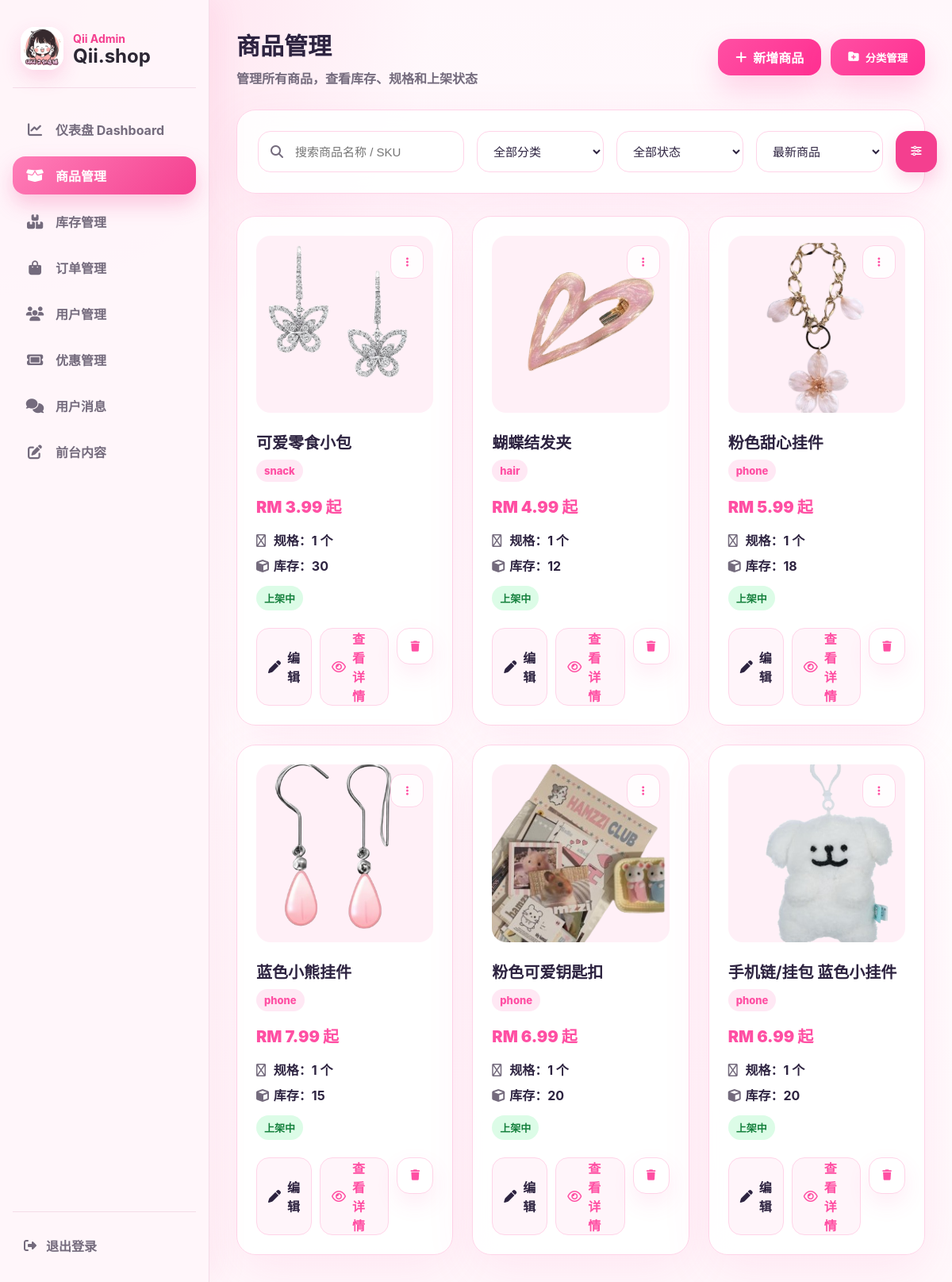
Screenshot of /a9sd8f7sd9f_admin/product.php (signed in) with the database file from the repository.
### tables this page shows
CREATE TABLE IF NOT EXISTS products (
  id INT AUTO_INCREMENT PRIMARY KEY,
  sku VARCHAR(100) NULL,
  name VARCHAR(255) NOT NULL,
  price DECIMAL(10,2) NOT NULL DEFAULT 0.00,
  stock INT NOT NULL DEFAULT 0,
  warning_level INT NOT NULL DEFAULT 5,
  category VARCHAR(80) NOT NULL DEFAULT 'phone',
  image_url VARCHAR(255) NULL,
  has_variant TINYINT(1) NOT NULL DEFAULT 0,
  sort_order INT NOT NULL DEFAULT 0,
  created_at DATETIME NOT NULL DEFAULT CURRENT_TIMESTAMP,
  updated_at DATETIME NULL DEFAULT NULL ON UPDATE CURRENT_TIMESTAMP,
  KEY idx_products_category (category),
  KEY idx_products_sku (sku)
);

### app/categories.php (called while the page is built, shortened)
<?php
function qii_default_categories(): array
{
    return [
        'phone' => ['手机配件', '📱'],
        'hair' => ['发夹发饰', '🎀'],
        'snack' => ['零食', '🍬'],
        'creative' => ['文创', '💗'],
        'case' => ['手机壳', '📱'],
        'nail' => ['穿戴甲', '💅'],
        'scent' => ['香片', '🌸'],
        'doll' => ['娃娃', '🧸'],
        'stationery' => ['文具', '✏️'],
    ];
}
function qii_ensure_categories(PDO $pdo): void
{
    $pdo->exec("
        CREATE TABLE IF NOT EXISTS product_categories (
            id INT AUTO_INCREMENT PRIMARY KEY,
            category_key VARCHAR(80) NOT NULL UNIQUE,
            name VARCHAR(120) NOT NULL,
            emoji VARCHAR(20) NOT NULL DEFAULT '',
            sort_order INT NOT NULL DEFAULT 0,
            status VARCHAR(30) NOT NULL DEFAULT 'active',
            created_at DATETIME NOT NULL DEFAULT CURRENT_TIMESTAMP
        ) ENGINE=InnoDB DEFAULT CHARSET=utf8mb4 COLLATE=utf8mb4_unicode_ci
    ");
    $stmt = $pdo->prepare("INSERT IGNORE INTO product_categories (category_key, name, emoji, sort_order) VALUES (?, ?, ?, ?)");
    $order = 1;
    foreach (qii_default_categories() as $key => [$name, $emoji]) {
        $stmt->execute([$key, $name, $emoji, $order++]);
    }
    $restoreIcon = $pdo->prepare("
        UPDATE product_categories
        SET emoji = ?
        WHERE category_key = ? AND emoji = ''
    ");
    foreach (qii_default_categories() as $key => [$name, $emoji]) {
        $restoreIcon->execute([$emoji, $key]);
    }
}
function qii_categories(PDO $pdo, bool $activeOnly = true): array
{
    qii_ensure_categories($pdo);
    $sql = "SELECT * FROM product_categories" . ($activeOnly ? " WHERE status = 'active'" : "") . " ORDER BY sort_order, id";
    $rows = $pdo->query($sql)->fetchAll(PDO::FETCH_ASSOC);
    $result = [];
    return $result;
}

### a9sd8f7sd9f_admin/product.php (the view, shortened to what this page needs)
<?php
require_once __DIR__ . '/config.php';
require_once __DIR__ . '/../app/categories.php';
$categoryRows = qii_categories($pdo, false);
$categories = array_map(fn($row) => $row['name'], $categoryRows);
function product_img(?string $path): string {
    $path = trim((string)$path);
    return '../' . ltrim($path, '/');
}
$search = trim($_GET['search'] ?? '');
$sort = $_GET['sort'] ?? 'newest';
$params = [];
$orderSql = match ($sort) {
    'price_asc' => 'min_price ASC, p.id DESC',
    'price_desc' => 'min_price DESC, p.id DESC',
    'stock_asc' => 'total_stock ASC, p.id DESC',
    'stock_desc' => 'total_stock DESC, p.id DESC',
    default => 'p.id DESC',
};
$sql = "
    SELECT
        p.*,
        COUNT(v.id) AS variant_count,
        COALESCE(SUM(v.stock), p.stock) AS total_stock,
        COALESCE(MIN(v.price), p.price) AS min_price
    FROM products p
    LEFT JOIN product_groups g ON g.product_id = p.id
    LEFT JOIN product_variants v ON v.group_id = g.id
";
$sql .= " GROUP BY p.id ORDER BY {$orderSql}";
$stmt = $pdo->prepare($sql);
$stmt->execute($params);
$products = $stmt->fetchAll(PDO::FETCH_ASSOC);
?>
<!DOCTYPE html>
<html lang="zh-CN">
<head>
    <link rel="stylesheet" href="https://cdnjs.cloudflare.com/ajax/libs/font-awesome/6.5.0/css/all.min.css">
    <link rel="stylesheet" href="css/product_admin.css?v=20260605">
</head>
<body>
<?php include 'includes/admin_header.php'; ?>
<main class="main product-admin-page">
    <header class="product-topbar">
        <div>
            <h1>商品管理</h1>
            <p>管理所有商品，查看库存、规格和上架状态</p>
        </div>
        <div class="product-topbar-actions">
            <a href="product_editor.php" class="primary-action">
                <i class="fa-solid fa-plus"></i>
                新增商品
            </a>
            <button type="button" class="primary-action category-action" onclick="document.getElementById('categoryManager').showModal()">
                <i class="fa-solid fa-folder-plus"></i>
                分类管理
            </button>
        </div>
    </header>
    <form class="product-filters glass-card" method="get">
        <label class="search-field">
            <i class="fa-solid fa-magnifying-glass"></i>
            <input
                type="search"
                name="search"
                value="<?= htmlspecialchars($search) ?>"
                placeholder="搜索商品名称 / SKU"
            >
        </label>
        <select name="cat">
            <option value="">全部分类</option>
        </select>
        <select name="status">
            <option value="">全部状态</option>
        </select>
        <select name="sort">
            <option value="newest" <?= $sort === 'newest' ? 'selected' : '' ?>>最新商品</option>
        </select>
        <button class="filter-button" type="submit" title="筛选">
            <i class="fa-solid fa-sliders"></i>
        </button>
    </form>
    <section class="product-grid" aria-label="商品列表">
        <?php foreach ($products as $p): ?>
            <?php
                $variantCount = (int)($p['variant_count'] ?? 0);
                $totalStock = (int)($p['total_stock'] ?? 0);
                $minPrice = (float)($p['min_price'] ?? 0);
                $isActive = ($p['status'] ?? 'active') === 'active';
                $productName = $p['name'] ?? '';
                $productCategory = $p['category'] ?? '';
            ?>
            <article class="product-card glass-card">
                <div class="product-image-wrap">
                    <img
                        src="<?= htmlspecialchars(product_img($p['image_url'] ?? '')) ?>"
                        alt="<?= htmlspecialchars($productName) ?>"
                    >
                    <button class="more-button" type="button" aria-label="更多">
                        <i class="fa-solid fa-ellipsis-vertical"></i>
                    </button>
                </div>
                <div class="product-card-body">
                    <h2><?= htmlspecialchars($productName) ?></h2>
                    <span class="category-badge">
                        <?= htmlspecialchars($categories[$productCategory] ?? $productCategory) ?>
                    </span>
                    <p class="product-price">
                        RM <?= number_format($minPrice, 2) ?> 起
                    </p>
                    <div class="product-meta">
                        <span>
                            <i class="fa-regular fa-tags"></i>
                            规格：<?= $variantCount ?: 1 ?> 个
                        </span>
                        <span>
                            <i class="fa-solid fa-cube"></i>
                            库存：<?= $totalStock ?>
                        </span>
                    </div>
                    <span class="status-badge <?= $isActive ? 'active' : 'inactive' ?>">
                        <?= $isActive ? '上架中' : '已下架' ?>
                    </span>
                </div>
                <footer class="product-actions">
                    <a href="product_editor.php?id=<?= (int)$p['id'] ?>" class="soft-button">
                        <i class="fa-solid fa-pen"></i>
                        编辑
                    </a>
                    <a href="product_editor.php?id=<?= (int)$p['id'] ?>" class="soft-button detail">
                        <i class="fa-regular fa-eye"></i>
                        查看详情
                    </a>
                    <form method="post" onsubmit="return confirm('确定删除这个商品吗？');">
                        <button type="submit" class="icon-button danger" title="删除">
                            <i class="fa-solid fa-trash"></i>
                        </button>
                    </form>
                </footer>
            </article>
        <?php endforeach; ?>
    </section>
</main>
</body>
</html>

### a9sd8f7sd9f_admin/includes/admin_header.php (shortened to what this page needs)
<?php
$current_page = basename($_SERVER['PHP_SELF']);
$menu_items = [
    ['file' => 'dashboard.php', 'icon' => 'fa-chart-line', 'label' => '仪表盘 Dashboard'],
    ['file' => 'product.php', 'icon' => 'fa-box-open', 'label' => '商品管理'],
    ['file' => 'inventory.php', 'icon' => 'fa-boxes-stacked', 'label' => '库存管理'],
    ['file' => 'order.php', 'icon' => 'fa-bag-shopping', 'label' => '订单管理'],
    ['file' => 'customers.php', 'icon' => 'fa-users', 'label' => '用户管理'],
    ['file' => 'discount_center.php', 'icon' => 'fa-ticket', 'label' => '优惠管理'],
    ['file' => 'reply.php', 'icon' => 'fa-comments', 'label' => '用户消息'],
];
?>
<link rel="stylesheet" href="includes/admin_layout.css?v=20260604c">
<header class="admin-shell">
  <aside class="admin-sidebar">
    <div class="brand-panel">
      <img src="../images/logo.png" alt="Qii.shop Logo" class="brand-logo">
      <div>
        <p class="brand-kicker">Qii Admin</p>
        <h2>Qii.shop</h2>
      </div>
    </div>
    <nav class="menu" aria-label="后台导航">
      <?php foreach ($menu_items as $item): ?>
        <a href="<?= htmlspecialchars($item['file']) ?>" class="<?= $current_page === $item['file'] ? 'active' : '' ?>">
          <span class="menu-icon"><i class="fa-solid <?= htmlspecialchars($item['icon']) ?>"></i></span>
          <span><?= htmlspecialchars($item['label']) ?></span>
        </a>
      <?php endforeach; ?>
      <a href="hero_content.php" class="<?= $current_page === 'hero_content.php' ? 'active' : '' ?>">
        <span class="menu-icon"><i class="fa-solid fa-pen-to-square"></i></span>
        <span>前台内容</span>
      </a>
    </nav>
    <div class="logout">
      <a href="logout.php"><i class="fa-solid fa-right-from-bracket"></i><span>退出登录</span></a>
    </div>
  </aside>
</header>

### a9sd8f7sd9f_admin/css/product_admin.css (style rules this page uses)
:root { --primary: #ff4fa3; --primary2: #ff77c1; --bg: #fff7fb; --card: rgba(255,255,255,.88); --border: #ffd4e8; --text: #2d2340; --muted: #8f88a3; }
.product-admin-page, .product-editor-page { color: var(--text); }
.glass-card, .editor-card, .preview-card, .tip-card { background: var(--card); border: 1px solid var(--border); border-radius: 24px; box-shadow: 0 20px 60px rgba(255, 79, 163, .10); backdrop-filter: blur(18px); }
.product-topbar, .editor-topbar { display: grid; grid-template-columns: 1fr auto auto; gap: 16px; align-items: center; margin-bottom: 28px; }
.product-topbar h1, .editor-topbar h1 { margin: 0; font-size: 30px; }
.product-topbar p, .editor-topbar p { margin: 8px 0 0; color: var(--muted); font-weight: 700; }
.mobile-drawer-btn, .back-link, .notify-btn, .primary-action, .filter-button, .soft-button, .icon-button, .outline-action, .save-action, .draft-action, .cancel-action { min-height: 46px; border-radius: 16px; text-decoration: none; display: inline-flex; align-items: center; justify-content: center; gap: 8px; font-weight: 800; }
.notify-btn, .back-link, .icon-button { width: 46px; background: #fff; color: var(--primary); border: 1px solid var(--border); box-shadow: 0 12px 28px rgba(255, 79, 163, .10); position: relative; }
.primary-action, .save-action { padding: 0 22px; background: linear-gradient(135deg, var(--primary), #ff2f91); color: #fff; box-shadow: 0 16px 36px rgba(255, 79, 163, .24); }
.product-filters { display: grid; grid-template-columns: minmax(260px, 1.5fr) repeat(3, minmax(160px, 1fr)) auto; gap: 16px; padding: 26px; margin-bottom: 28px; }
.search-field { position: relative; }
.search-field i { position: absolute; left: 16px; top: 50%; transform: translateY(-50%); color: var(--muted); }
.product-filters input, .product-filters select, .field input, .field select, .variant-row input { width: 100%; min-height: 52px; padding: 0 16px; border: 1px solid var(--border); border-radius: 16px; background: rgba(255,255,255,.82); color: var(--text); font-size: 15px; outline: none; }
.search-field input { padding-left: 46px; }
.filter-button { width: 52px; }
.product-grid { display: grid; grid-template-columns: repeat(4, minmax(0, 1fr)); gap: 24px; }
.product-card { padding: 24px; transition: transform .22s ease, box-shadow .22s ease; }
.product-image-wrap { position: relative; }
.product-image-wrap img { width: 100%; aspect-ratio: 1 / 1; object-fit: cover; border-radius: 18px; background: #fff0f7; }
.more-button { position: absolute; top: 12px; right: 12px; width: 42px; height: 42px; background: rgba(255,255,255,.9); color: var(--primary); border: 1px solid var(--border); box-shadow: none; }
.product-card h2 { margin: 18px 0 8px; font-size: 20px; }
.category-badge, .status-badge, .shop-preview-body span { display: inline-flex; width: fit-content; padding: 6px 10px; border-radius: 999px; background: #ffe8f4; color: var(--primary); font-weight: 800; font-size: 13px; }
.product-price { margin: 16px 0; color: var(--primary); font-size: 20px; font-weight: 900; }
.product-meta { display: grid; gap: 8px; color: var(--text); font-weight: 700; }
.product-meta i { color: var(--muted); width: 18px; }
.status-badge { margin-top: 14px; background: #dcfce7; color: #15803d; }
.product-actions { display: grid; grid-template-columns: 1fr 1.25fr auto; gap: 10px; margin-top: 22px; }
.soft-button { padding: 0 14px; background: #fff5fa; color: var(--text); border: 1px solid var(--border); }
.soft-button.detail { color: var(--primary); }
@media (max-width: 1280px) { .product-grid { grid-template-columns: repeat(3, minmax(0, 1fr)); } }

### a9sd8f7sd9f_admin/product.php (style rules this page uses)
.product-topbar { grid-template-columns: 1fr auto; }
.product-topbar-actions { display: flex; align-items: center; gap: 12px; }
.category-action { border: 0; cursor: pointer; }

### rows the page displays
products: image_url (picture), name "可爱零食小包", category "snack", minPrice "3.99", variantCount "1", totalStock "30"
products: image_url (picture), name "蝴蝶结发夹", category "hair", minPrice "4.99", variantCount "1", totalStock "12"
products: image_url (picture), name "粉色甜心挂件", category "phone", minPrice "5.99", variantCount "1", totalStock "18"
products: image_url (picture), name "蓝色小熊挂件", category "phone", minPrice "7.99", variantCount "1", totalStock "15"
products: image_url (picture), name "粉色可爱钥匙扣", category "phone", minPrice "6.99", variantCount "1", totalStock "20"
products: image_url (picture), name "手机链/挂包 蓝色小挂件", category "phone", minPrice "6.99", variantCount "1", totalStock "20"

### other values shown
$item['label'] "仪表盘 Dashboard"
$item['label'] "商品管理"
$item['label'] "库存管理"
$item['label'] "订单管理"
$item['label'] "用户管理"
$item['label'] "优惠管理"
$item['label'] "用户消息"
